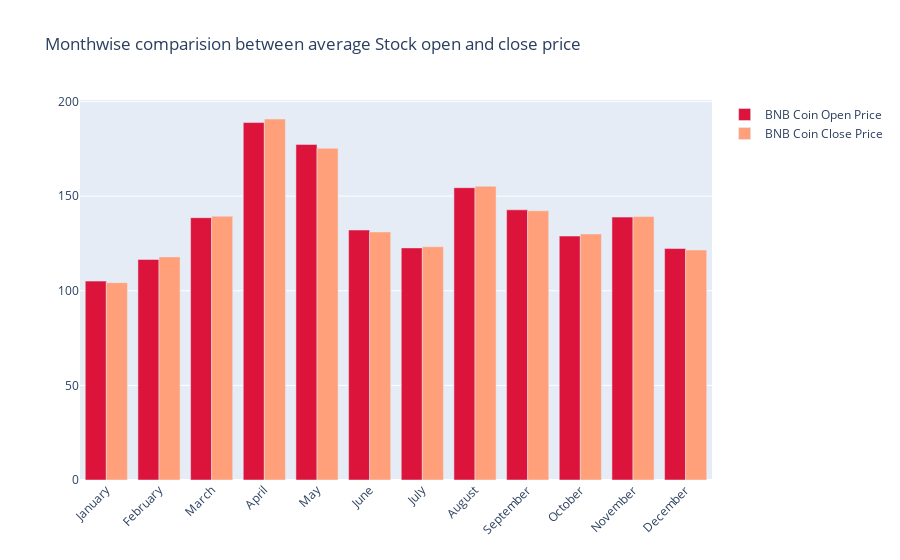

This figure's notebook cell:
### Code cell
PlotMonthlyPrice(monthvise, 'BNB Coin')

### Figure 1 — Plotly figure (JSON) as saved in the notebook; plotly's stock layout.template omitted (floating-point values rounded to 4 significant figures)
{"data": [{"marker": {"color": "crimson"}, "name": "BNB Coin Open Price", "type": "bar", "x": ["January", "February", "March", "April", "May", "June", "July", "August", "September", "October", "November", "December"], "y": [105.1, 116.5, 138.6, 188.9, 177.3, 132.1, 122.6, 154.5, 142.8, 128.9, 138.9, 122.3]}, {"marker": {"color": "lightsalmon"}, "name": "BNB Coin Close Price", "type": "bar", "x": ["January", "February", "March", "April", "May", "June", "July", "August", "September", "October", "November", "December"], "y": [104.3, 117.9, 139.4, 190.8, 175.3, 131.1, 123.2, 155.2, 142.3, 130.0, 139.2, 121.5]}], "layout": {"barmode": "group", "title": {"text": "Monthwise comparision between average Stock open and close price"}, "xaxis": {"tickangle": -45}}}
